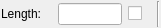
<?xml version="1.0" encoding="UTF-8"?>
<ui version="4.0">
 <class>Ui_TrimAmountOptions</class>
 <widget class="QWidget" name="Ui_TrimAmountOptions">
  <property name="geometry">
   <rect>
    <x>0</x>
    <y>0</y>
    <width>161</width>
    <height>28</height>
   </rect>
  </property>
  <property name="sizePolicy">
   <sizepolicy hsizetype="Maximum" vsizetype="Maximum">
    <horstretch>0</horstretch>
    <verstretch>0</verstretch>
   </sizepolicy>
  </property>
  <property name="windowTitle">
   <string>Trim Amount Options</string>
  </property>
  <property name="toolTip">
   <string>Distance. Negative values for trimming, positive values for extending.</string>
  </property>
  <layout class="QHBoxLayout">
   <property name="spacing">
    <number>6</number>
   </property>
   <property name="leftMargin">
    <number>1</number>
   </property>
   <property name="topMargin">
    <number>1</number>
   </property>
   <property name="rightMargin">
    <number>1</number>
   </property>
   <property name="bottomMargin">
    <number>1</number>
   </property>
   <item>
    <widget class="QLabel" name="lDist">
     <property name="sizePolicy">
      <sizepolicy hsizetype="Maximum" vsizetype="Preferred">
       <horstretch>0</horstretch>
       <verstretch>0</verstretch>
      </sizepolicy>
     </property>
     <property name="minimumSize">
      <size>
       <width>51</width>
       <height>0</height>
      </size>
     </property>
     <property name="text">
      <string>Length:</string>
     </property>
     <property name="wordWrap">
      <bool>false</bool>
     </property>
    </widget>
   </item>
   <item>
    <widget class="QLineEdit" name="leDist">
     <property name="sizePolicy">
      <sizepolicy hsizetype="Maximum" vsizetype="Fixed">
       <horstretch>40</horstretch>
       <verstretch>22</verstretch>
      </sizepolicy>
     </property>
     <property name="maximumSize">
      <size>
       <width>64</width>
       <height>16777215</height>
      </size>
     </property>
     <property name="toolTip">
      <string>Distance. Negative values for trimming, positive values for extending. Negative sign is ignored when trimming to final total length.</string>
     </property>
     <property name="toolTipDuration">
      <number>2</number>
     </property>
     <property name="maxLength">
      <number>32769</number>
     </property>
    </widget>
   </item>
   <item>
    <widget class="QCheckBox" name="cbTotalLength">
     <property name="sizePolicy">
      <sizepolicy hsizetype="Preferred" vsizetype="Fixed">
       <horstretch>0</horstretch>
       <verstretch>0</verstretch>
      </sizepolicy>
     </property>
     <property name="minimumSize">
      <size>
       <width>8</width>
       <height>0</height>
      </size>
     </property>
     <property name="maximumSize">
      <size>
       <width>16</width>
       <height>16777215</height>
      </size>
     </property>
     <property name="toolTip">
      <string>The input length is used as total length after trimming, instead of length increase</string>
     </property>
     <property name="text">
      <string/>
     </property>
    </widget>
   </item>
   <item>
    <spacer name="horizontalSpacer">
     <property name="orientation">
      <enum>Qt::Horizontal</enum>
     </property>
     <property name="sizeType">
      <enum>QSizePolicy::Maximum</enum>
     </property>
     <property name="sizeHint" stdset="0">
      <size>
       <width>8</width>
       <height>8</height>
      </size>
     </property>
    </spacer>
   </item>
   <item>
    <widget class="Line" name="line">
     <property name="orientation">
      <enum>Qt::Vertical</enum>
     </property>
    </widget>
   </item>
  </layout>
 </widget>
 <layoutdefault spacing="6" margin="11"/>
 <resources/>
 <connections/>
</ui>
